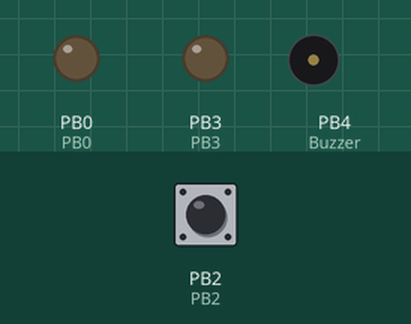
The sketch below on a simulated ATtiny85, built with avr-gcc and run on an emulated ATtiny85. Parts: output pins drawn as LEDs (lit = HIGH), buzzer (waves = sounding, pin HIGH). The test bench sets the inputs (shaded band); at power-on: PB2 HIGH.

Above: at 7.5 s.
At 16.2 s:
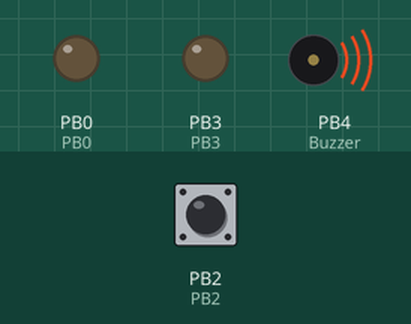
Timing chart, 0 to 21.5 s (numbered marks = the images above):
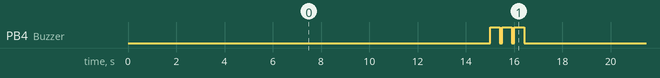

Measured:
- by itself, PB4 (Buzzer): repeats every 16.5 s: 2 × (LOW 0.10 s, HIGH 0.40 s), LOW 15.1 s, HIGH 0.40 s

The sketch:

Attiny45.ino
```cpp
/*Attiny45
   https://www.youtube.com/watch?v=TUlzOD9T3nI attiny45 ve 85 için
*/
volatile long int bekle = 0;
volatile long int basla;
void setup()
{
  pinMode(4, OUTPUT);//Buzzer,PB4=3 nolu bacağı
  pinMode(0, OUTPUT);//PB0=5 nolu bacağı//led bağlı
  pinMode(2, INPUT_PULLUP); //PB2=7 nolu bacağı=INT0==>Arduino'nun A7=21 nolu bacağına bağlı
  attachInterrupt(0, devam, CHANGE); //INT0=7 nolu bacağı
  basla = millis();
}

void loop() {
  bekle = millis() - basla;
  if (bekle > 15000) // ayarlamak istediğin süreyi 15000 ms yerine girebilirsin, Max=~49 güne denk gelen rakamı aşmamalı (look at "Unsigned long" value)
  {
    pinMode(3, OUTPUT);//PB3=2nolu Bacağı Arduino'nun resetine bağlı
    digitalWrite(3, LOW);
    delay(10);
    for (int i = 0; i < 3; i++)
    {
      digitalWrite(4, HIGH);//Buzzer,PB4=3 nolu bacağı
      delay(400);
      digitalWrite(4, LOW);
      delay(100);
    }
    pinMode(3, INPUT_PULLUP); //PB3=2nolu bacağın kullanımını kapatıyor
    bekle = 0;
    basla = millis();
  }
}

void devam() {
  detachInterrupt(0);
  bekle = 0;
  basla = millis();
  for (int i = 0 ; i < 2; i++)
  {
    digitalWrite(0, LOW); //PB0=5nolu bacağı,LED
    delay(30);
    digitalWrite(0, HIGH); //LED
    delay(70);
  }
  digitalWrite(0, LOW); //LED
  attachInterrupt(0, devam, CHANGE);
}
```
